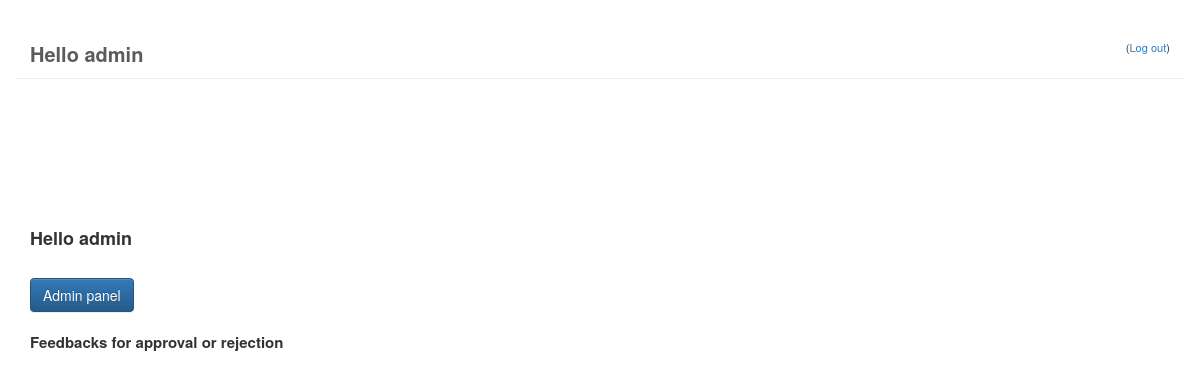
The app's page / (signed in), older data.
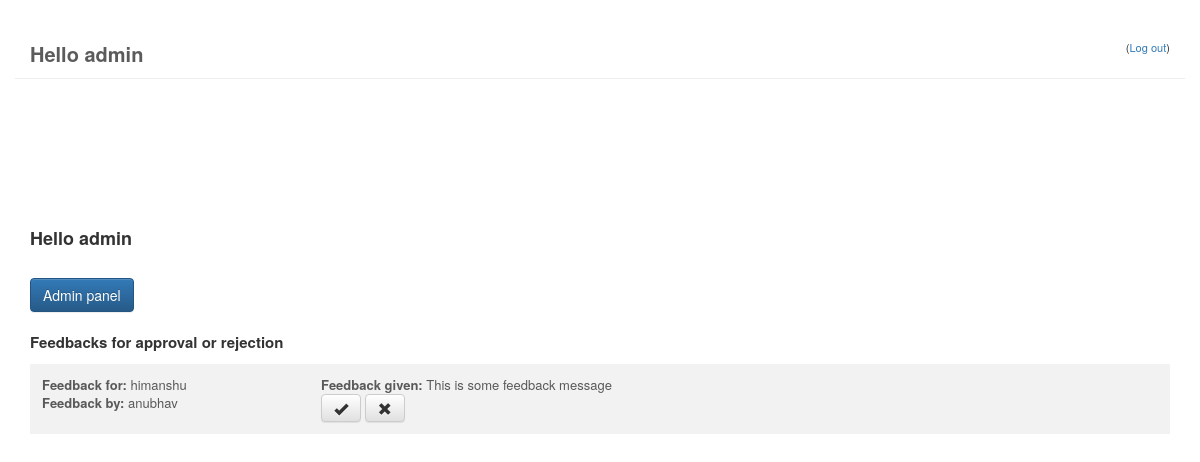
The same page, newer data.
### doctor/models.py (models this page shows, shortened)
class Feedback(models.Model):
    doctor = models.ForeignKey(Doctor)
    patient = models.ForeignKey(Account)
    feedback_given = models.CharField(max_length=500)
    feedback_time = models.DateTimeField(
            blank=True, null=True)
    approved_status = models.CharField(max_length=8, default='pending', editable=True)

class Doctor(models.Model):
    name = models.OneToOneField(Account)
    specialities = models.ManyToManyField(Speciality)
    def __str__(self):
        return str(self.name)

class Account(models.Model):
    user = models.OneToOneField(User)
    first_name = models.CharField(max_length=50)
    last_name = models.CharField(max_length=50)
    address = models.CharField(max_length=200)
    email = models.EmailField()
    def __str__(self):
        return self.user.username

### doctor/views.py (the view)
# urls.py: url(r'^$', 'doctor.views.index', name='index'),
@login_required
def index(request):
    user = request.user
    user_object = User.objects.get(username = user)
    if user.is_superuser:
        feedbacks = Feedback.objects.filter(approved_status='pending')
        return render(request, 'index.html', {'feedbacks': feedbacks})
    else:
        account_object = get_object_or_404(Account, user = user_object)
        if not hasattr(account_object, 'doctor'):
            return redirect('doctor.views.patient')
    return render(request, 'index.html')

### doctor/templates/index.html (shortened to what this page needs)
{% extends 'base.html' %}
{% block content %}
<div id="index-page" class="container-fluid">
  <div class="container top-half">
    <div class="user"><h4><b>Hello {{ user.username }}</b></h4></div>
    {% if user.is_superuser %}
      <a href="{% url 'admin_page' %}" class="btn btn-primary" role="button">Admin panel</a>
      <div class="feedbacks">
        <p><b>Feedbacks for approval or rejection</b></p>
        {% for feedback in feedbacks %}
          {% if feedback.approved_status == 'pending' %}
            <div class="feedback">
              <div class="feedback-doctor-patient">
                <div class="feedback-doctor"><b>Feedback for:</b> {{feedback.doctor}}</div>
                <div class="feedback-patient"><b>Feedback by:</b> {{feedback.patient}}</div>
              </div>
              <div class="feedback-message">
                <div class="feedback-comment"><b>Feedback given:</b> {{feedback.feedback_given}}</div>
                <a class="btn btn-default" href="{% url 'feedback_approve' pk=feedback.pk %}"><span class="glyphicon glyphicon-ok"></span></a>
                <a class="btn btn-default" href="{% url 'feedback_reject' pk=feedback.pk %}"><span class="glyphicon glyphicon-remove"></span></a>
              </div>
            </div>
          {% endif %}
        {% endfor %}
      </div>
    {% endif %}
  </div>
</div>
{% endblock %}

Row changes from the older to the newer data that the page shows:
added Feedback: doctor "himanshu", patient "anubhav", feedback_given "This is some feedback message"
